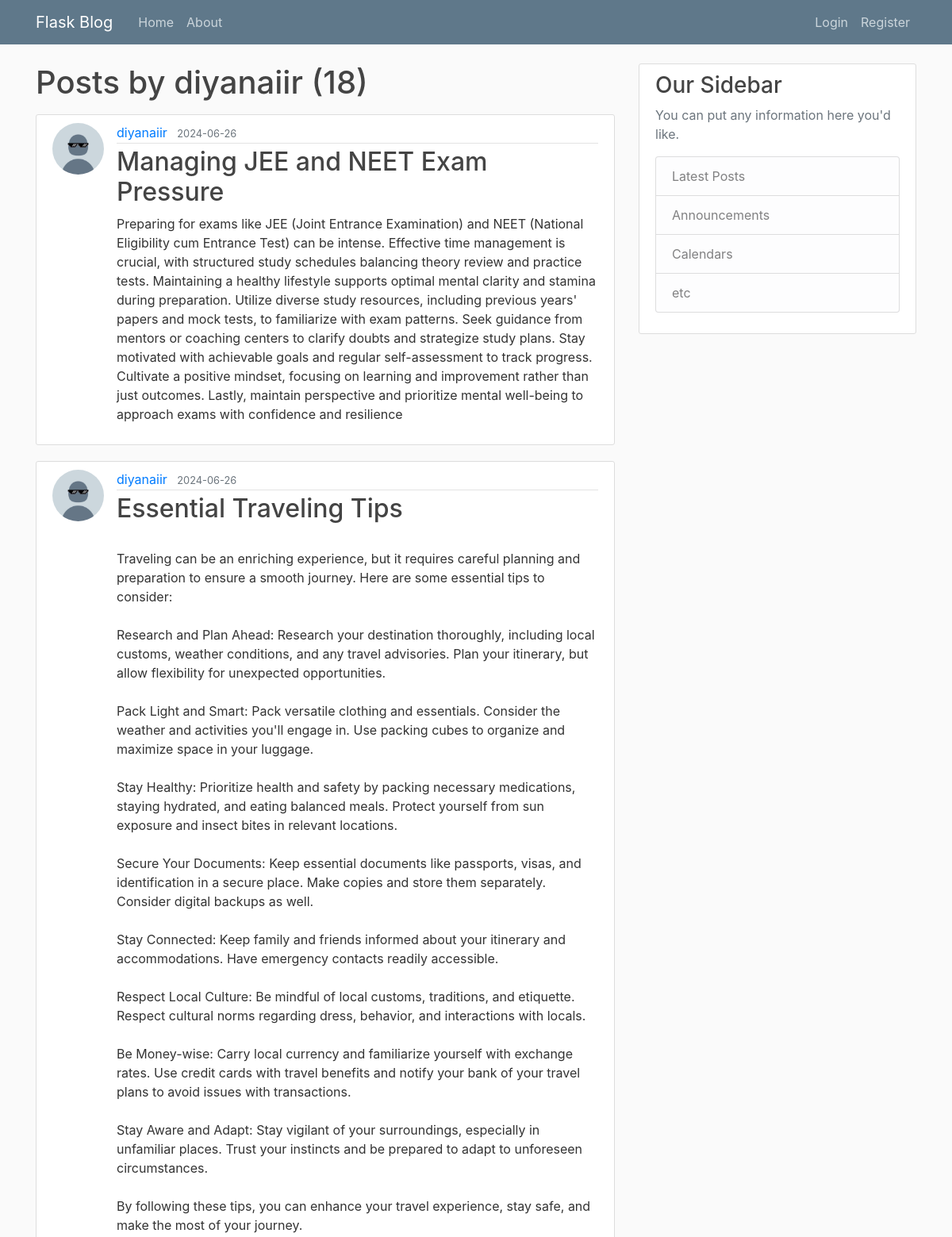
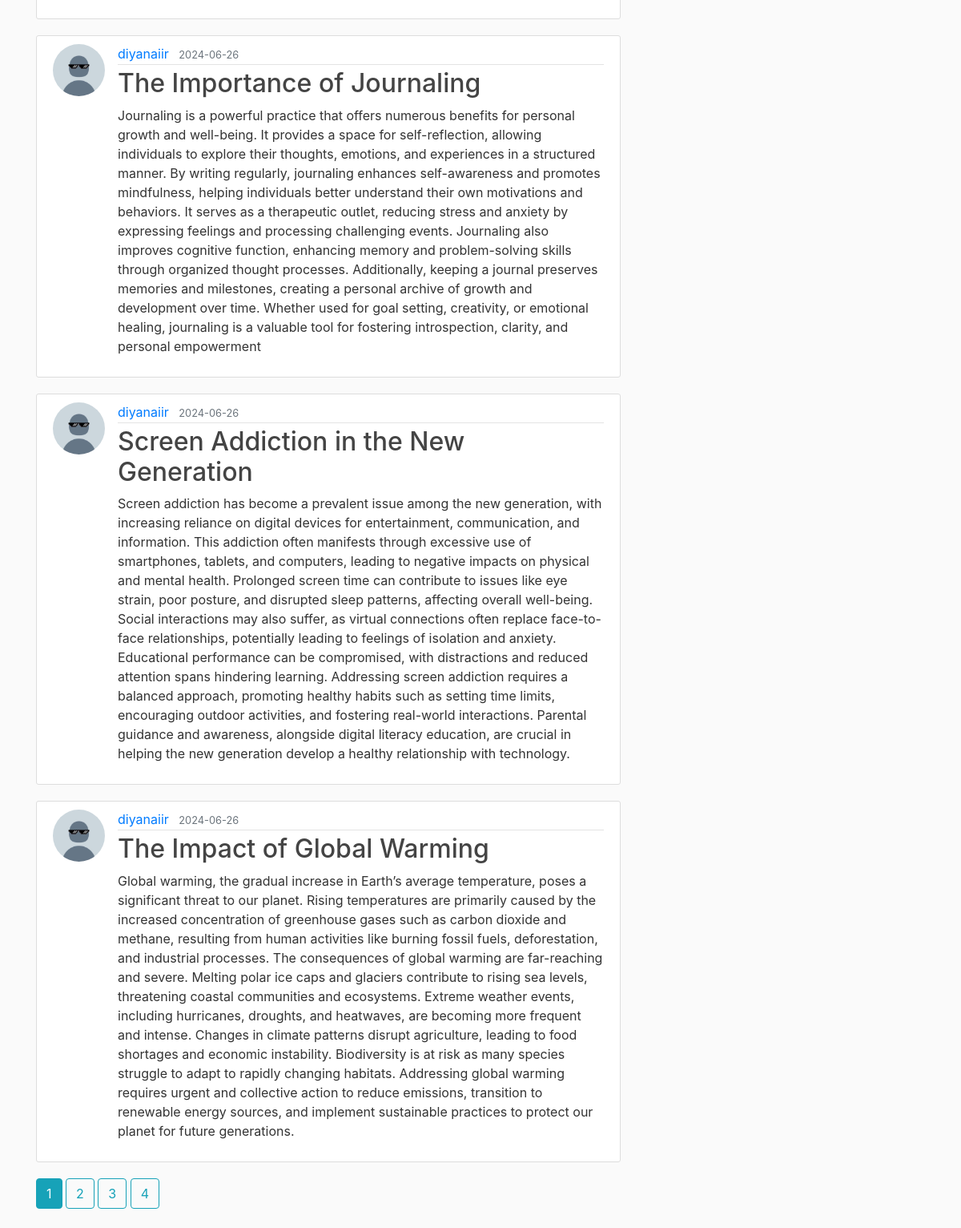
The page /user/diyanaiir on the database its author committed (2 pictures, top to bottom).
### flaskblog/models.py (models this page shows, shortened)
class User(db.Model, UserMixin):
    id = db.Column(db.Integer, primary_key=True)
    username = db.Column(db.String(20), unique=True,nullable=False)
    email = db.Column(db.String(120), unique=True,nullable=False)
    image_file = db.Column(db.String(20),nullable=False, default = 'default.jpg') #we will later hash the images files
    password= db.Column(db.String(60), nullable=False)
    posts=db.relationship('Post',backref='author', lazy=True) #posts attribute has a relationship to the Post model, backref helps to provide the user who wrote the post, 'lazy' sql alchemy loads the data in one go

class Post(db.Model):
    id =db.Column(db.Integer, primary_key=True)
    title =db.Column(db.String(100), nullable=False)
    date_posted = db.Column(db.DateTime,nullable=False,default=lambda: datetime.now(pytz.utc))
    content =db.Column(db.Text,nullable=False)
    user_id = db.Column(db.Integer,db.ForeignKey('user.id'),nullable=False)

### flaskblog/users/routes.py (the view)
@users.route("/user/<string:username>") #dynamic links
def user_posts(username):
    page = request.args.get('page',1,type=int) #to grab the page we want
    user= User.query.filter_by(username=username).first_or_404()
    posts=Post.query.filter_by(author=user)\
        .order_by(Post.date_posted.desc())\
        .paginate(page= page, per_page=5)
    return render_template('user_posts.html',posts=posts, user=user)

### flaskblog/templates/user_posts.html
{% extends "layouts.html" %}
{% block content %}
    <h1 class="mb-3">Posts by {{user.username}} ({{posts.total}})</h1>
{% for post in posts.items%}
<article class="media content-section">
  <img class="rounded-circle article-img" src="{{url_for('static', filename='profile_pics/'+ post.author.image_file) }}">
  <div class="media-body">
      <div class="article-metadata">
        <a class="mr-2" href="{{ url_for('users.user_posts', username=post.author.username)}}">{{ post.author.username }}</a>
        <small class="text-muted">{{ post.date_posted.strftime('%Y-%m-%d') }}</small>
      </div>
      <h2><a class="article-title" href="{{url_for('posts.post', post_id=post.id) }}">{{ post.title }}</a></h2>
      <p class="article-content">{{ post.content }}</p>
    </div>
  </article>
    {% endfor %}
  {% for page_num in posts.iter_pages(left_edge=1,right_edge=1, left_current=1, right_current=2) %}
    {% if page_num %}
      {% if posts.page==page_num %}
        <a class="btn btn-info mb-4 " href ="{{url_for('users.user_posts',username=user.username ,page=page_num)}}">{{ page_num }} </a>
      {% else %}
        <a class="btn btn-outline-info mb-4 " href ="{{url_for('users.user_posts',username=user.username, page=page_num)}}">{{ page_num }} </a>
      {% endif %}
    {% else %}
        . . .
    {% endif %}
  {% endfor %}
{% endblock content %}

### flaskblog/templates/layouts.html (shortened to what this page needs)
<!DOCTYPE html>
<html lang="en">
<head>
    <link rel="stylesheet" href="https://cdn.jsdelivr.net/npm/bootstrap@4.1.3/dist/css/bootstrap.min.css">
    <link rel="stylesheet" type="text/css" href = "{{ url_for('static', filename='main.css')}}">
</head>
<body>
    <header class="site-header">
        <nav class="navbar navbar-expand-md navbar-dark bg-steel fixed-top">
          <div class="container">
            <a class="navbar-brand mr-4" href="{{ url_for('main.home')}}">Flask Blog</a>
            <div class="collapse navbar-collapse" id="navbarToggle">
              <div class="navbar-nav mr-auto">
                <a class="nav-item nav-link" href="{{ url_for('main.home')}}">Home</a>
                <a class="nav-item nav-link" href="{{ url_for('main.about')}}">About</a>
              </div>
              <div class="navbar-nav">
                {% if current_user.is_authenticated %}
                <a class="nav-item nav-link" href="{{ url_for('posts.new_post')}}">New Post</a>
                <a class="nav-item nav-link" href="{{ url_for('users.account')}}">Account</a>
                <a class="nav-item nav-link" href="{{ url_for('users.logout')}}">Logout</a>
                {% else %}
                <a class="nav-item nav-link" href="{{ url_for('users.login')}}">Login</a>
                <a class="nav-item nav-link" href="{{ url_for('users.register')}}">Register</a>
               {% endif %}
              </div>
            </div>
          </div>
        </nav>
      </header>
    <main role="main" class="container">
      <div class="row">
          <div class="col-md-8">
          {% block content %}{% endblock %}
          </div>
          <div class="col-md-4">
          <div class="content-section">
              <h3>Our Sidebar</h3>
              <p class='text-muted'>You can put any information here you'd like.
              <ul class="list-group">
                  <li class="list-group-item list-group-item-light">Latest Posts</li>
                  <li class="list-group-item list-group-item-light">Announcements</li>
                  <li class="list-group-item list-group-item-light">Calendars</li>
                  <li class="list-group-item list-group-item-light">etc</li>
              </ul>
              </p>
          </div>
          </div>
      </div>
      </main>
  </body>
</body>
</html>

### flaskblog/static/main.css (style rules this page uses)
body { background: #fafafa; color: #333333; margin-top: 5rem; }
h1, h2, h3, h4, h5, h6 { color: #444444; }
.bg-steel { background-color: #5f788a; }
.site-header .navbar-nav .nav-link { color: #cbd5db; }
.content-section { background: #ffffff; padding: 10px 20px; border: 1px solid #dddddd; border-radius: 3px; margin-bottom: 20px; }
.article-title { color: #444444; }
.article-content { white-space: pre-line; }
.article-img { height: 65px; width: 65px; margin-right: 16px; }
.article-metadata { padding-bottom: 1px; margin-bottom: 4px; border-bottom: 1px solid #e3e3e3 }

### rows shown on the page
User: username "diyanaiir"
Post: image_file (placeholder picture), author.username "diyanaiir", date_posted "2024-06-26", title "Managing JEE and NEET Exam Pressure", content "Preparing for exams like JEE (Joint Entrance Examination) and NEET (National Eligibility cum Entrance Test) can be intense. Effective time management is crucial, with structured study schedules balancing theory review and practice tests. Maintaining a healthy lifestyle supports optimal mental clarity and stamina during preparation. Utilize diverse study resources, including previous years' papers and mock tests, to familiarize with exam patterns. Seek guidance from mentors or coaching centers to clarify doubts and strategize study plans. Stay motivated with achievable goals and regular self-assessment to track progress. Cultivate a positive mindset, focusing on learning and improvement…"
Post: image_file (placeholder picture), author.username "diyanaiir", date_posted "2024-06-26", title "Essential Traveling Tips", content "Traveling can be an enriching experience, but it requires careful planning and preparation to ensure a smooth journey. Here are some essential tips to consider: Research and Plan Ahead: Research your destination thoroughly, including local customs, weather conditions, and any travel advisories. Plan your itinerary, but allow flexibility for unexpected opportunities. Pack Light and Smart: Pack versatile clothing and essentials. Consider the weather and activities you'll engage in. Use packing cubes to organize and maximize space in your luggage. Stay Healthy: Prioritize health and safety by packing necessary medications, staying hydrated, and eating balanced meals. Protect yourself from sun…"
Post: image_file (placeholder picture), author.username "diyanaiir", date_posted "2024-06-26", title "The Importance of Journaling", content "Journaling is a powerful practice that offers numerous benefits for personal growth and well-being. It provides a space for self-reflection, allowing individuals to explore their thoughts, emotions, and experiences in a structured manner. By writing regularly, journaling enhances self-awareness and promotes mindfulness, helping individuals better understand their own motivations and behaviors. It serves as a therapeutic outlet, reducing stress and anxiety by expressing feelings and processing challenging events. Journaling also improves cognitive function, enhancing memory and problem-solving skills through organized thought processes. Additionally, keeping a journal preserves memories and…"
Post: image_file (placeholder picture), author.username "diyanaiir", date_posted "2024-06-26", title "Screen Addiction in the New Generation", content "Screen addiction has become a prevalent issue among the new generation, with increasing reliance on digital devices for entertainment, communication, and information. This addiction often manifests through excessive use of smartphones, tablets, and computers, leading to negative impacts on physical and mental health. Prolonged screen time can contribute to issues like eye strain, poor posture, and disrupted sleep patterns, affecting overall well-being. Social interactions may also suffer, as virtual connections often replace face-to-face relationships, potentially leading to feelings of isolation and anxiety. Educational performance can be compromised, with distractions and reduced…"
Post: image_file (placeholder picture), author.username "diyanaiir", date_posted "2024-06-26", title "The Impact of Global Warming", content "Global warming, the gradual increase in Earth’s average temperature, poses a significant threat to our planet. Rising temperatures are primarily caused by the increased concentration of greenhouse gases such as carbon dioxide and methane, resulting from human activities like burning fossil fuels, deforestation, and industrial processes. The consequences of global warming are far-reaching and severe. Melting polar ice caps and glaciers contribute to rising sea levels, threatening coastal communities and ecosystems. Extreme weather events, including hurricanes, droughts, and heatwaves, are becoming more frequent and intense. Changes in climate patterns disrupt agriculture, leading to food…"

### other values the page prints
{{ posts.total }} "18"
{{ page_num }} "1"
{{ page_num }} "2" "3" "4"
